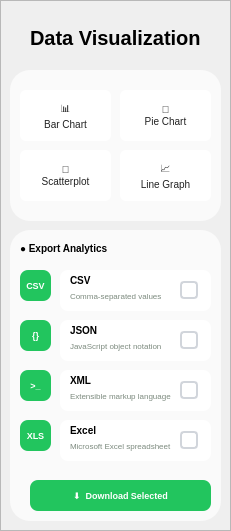
   <widget class="QFrame" name="user_frm_2">
    <property name="geometry">
     <rect>
      <x>10</x>
      <y>20</y>
      <width>231</width>
      <height>531</height>
     </rect>
    </property>
    <property name="styleSheet">
     <string notr="true">QFrame#user_frm_2 { background: white; border-radius: 16px; }</string>
    </property>
    <property name="frameShape">
     <enum>QFrame::StyledPanel</enum>
    </property>
    <property name="frameShadow">
     <enum>QFrame::Raised</enum>
    </property>
    <widget class="QFrame" name="frame_9">
     <property name="geometry">
      <rect>
       <x>10</x>
       <y>70</y>
       <width>211</width>
       <height>151</height>
      </rect>
     </property>
     <property name="styleSheet">
      <string notr="true">QFrame#frame_9 { background:#fafafa; border-radius:20px; }</string>
     </property>
     <property name="frameShape">
      <enum>QFrame::StyledPanel</enum>
     </property>
     <property name="frameShadow">
      <enum>QFrame::Raised</enum>
     </property>
     <widget class="QPushButton" name="pushButton_2">
      <property name="geometry">
       <rect>
        <x>10</x>
        <y>20</y>
        <width>91</width>
        <height>51</height>
       </rect>
      </property>
      <property name="font">
       <font>
        <pointsize>-1</pointsize>
       </font>
      </property>
      <property name="styleSheet">
       <string notr="true">
        QPushButton { background:white; border:none; border-radius:6px; font-size:10px; color:#222; }
        QPushButton:hover { background:#e8fdf0; color:#22c55e; }
        QPushButton:checked { background:#dff1e6; color:#22c55e; font-weight:bold; border:1.5px solid #22c55e; }
       </string>
      </property>
      <property name="text">
       <string>📊
Bar Chart</string>
      </property>
      <property name="checkable">
       <bool>true</bool>
      </property>
     </widget>
     <widget class="QPushButton" name="pushButton_3">
      <property name="geometry">
       <rect>
        <x>110</x>
        <y>20</y>
        <width>91</width>
        <height>51</height>
       </rect>
      </property>
      <property name="font">
       <font>
        <pointsize>-1</pointsize>
       </font>
      </property>
      <property name="styleSheet">
       <string notr="true">
        QPushButton { background:white; border:none; border-radius:6px; font-size:10px; color:#222; }
        QPushButton:hover { background:#e8fdf0; color:#22c55e; }
        QPushButton:checked { background:#dff1e6; color:#22c55e; font-weight:bold; border:1.5px solid #22c55e; }
       </string>
      </property>
      <property name="text">
       <string>🥧
Pie Chart</string>
      </property>
      <property name="checkable">
       <bool>true</bool>
      </property>
     </widget>
     <widget class="QPushButton" name="pushButton_4">
      <property name="geometry">
       <rect>
        <x>10</x>
        <y>80</y>
        <width>91</width>
        <height>51</height>
       </rect>
      </property>
      <property name="font">
       <font>
        <pointsize>-1</pointsize>
       </font>
      </property>
      <property name="styleSheet">
       <string notr="true">
        QPushButton { background:white; border:none; border-radius:6px; font-size:10px; color:#222; }
        QPushButton:hover { background:#e8fdf0; color:#22c55e; }
        QPushButton:checked { background:#dff1e6; color:#22c55e; font-weight:bold; border:1.5px solid #22c55e; }
       </string>
      </property>
      <property name="text">
       <string>🔵
Scatterplot</string>
      </property>
      <property name="checkable">
       <bool>true</bool>
      </property>
     </widget>
     <widget class="QPushButton" name="pushButton_5">
      <property name="geometry">
       <rect>
        <x>110</x>
        <y>80</y>
        <width>91</width>
        <height>51</height>
       </rect>
      </property>
      <property name="font">
       <font>
        <pointsize>-1</pointsize>
       </font>
      </property>
      <property name="styleSheet">
       <string notr="true">
        QPushButton { background:white; border:none; border-radius:6px; font-size:10px; color:#222; }
        QPushButton:hover { background:#e8fdf0; color:#22c55e; }
        QPushButton:checked { background:#dff1e6; color:#22c55e; font-weight:bold; border:1.5px solid #22c55e; }
       </string>
      </property>
      <property name="text">
       <string>📈
Line Graph</string>
      </property>
      <property name="checkable">
       <bool>true</bool>
      </property>
     </widget>
    </widget>
    <widget class="QFrame" name="frame_10">
     <property name="geometry">
      <rect>
       <x>10</x>
       <y>230</y>
       <width>211</width>
       <height>291</height>
      </rect>
     </property>
     <property name="styleSheet">
      <string notr="true">QFrame#frame_10 { background:#fafafa; border-radius:20px; }</string>
     </property>
     <property name="frameShape">
      <enum>QFrame::StyledPanel</enum>
     </property>
     <property name="frameShadow">
      <enum>QFrame::Raised</enum>
     </property>
     <widget class="QLabel" name="label_40">
      <property name="geometry">
       <rect>
        <x>10</x>
        <y>10</y>
        <width>131</width>
        <height>16</height>
       </rect>
      </property>
      <property name="font">
       <font>
        <pointsize>-1</pointsize>
        <weight>87</weight>
        <bold>true</bold>
       </font>
      </property>
      <property name="styleSheet">
       <string notr="true">QLabel { background:transparent; color:black; font-size:10px; font-weight:700; border:none; }</string>
      </property>
      <property name="text">
       <string>● Export Analytics</string>
      </property>
     </widget>
     <widget class="QLabel" name="label_42">
      <property name="geometry">
       <rect>
        <x>10</x>
        <y>40</y>
        <width>31</width>
        <height>31</height>
       </rect>
      </property>
      <property name="styleSheet">
       <string notr="true">QLabel { background:#22c55e; color:white; border-radius:8px; font-size:9px; font-weight:700; padding:4px; }</string>
      </property>
      <property name="text">
       <string>CSV</string>
      </property>
      <property name="alignment">
       <set>Qt::AlignCenter</set>
      </property>
     </widget>
     <widget class="QFrame" name="frame_11">
      <property name="geometry">
       <rect>
        <x>50</x>
        <y>40</y>
        <width>151</width>
        <height>41</height>
       </rect>
      </property>
      <property name="styleSheet">
       <string notr="true">QFrame { background:#ffffff; border:none; border-radius:8px; }</string>
      </property>
      <property name="frameShape">
       <enum>QFrame::StyledPanel</enum>
      </property>
      <property name="frameShadow">
       <enum>QFrame::Raised</enum>
      </property>
      <widget class="QLabel" name="label_41">
       <property name="geometry">
        <rect>
         <x>10</x>
         <y>2</y>
         <width>101</width>
         <height>16</height>
        </rect>
       </property>
       <property name="font">
        <font>
         <pointsize>-1</pointsize>
         <weight>87</weight>
         <bold>true</bold>
        </font>
       </property>
       <property name="styleSheet">
        <string notr="true">QLabel { background:transparent; color:black; font-size:10px; font-weight:700; border:none; }</string>
       </property>
       <property name="text">
        <string>CSV</string>
       </property>
      </widget>
      <widget class="QLabel" name="label_ex_5">
       <property name="geometry">
        <rect>
         <x>10</x>
         <y>19</y>
         <width>121</width>
         <height>14</height>
        </rect>
       </property>
       <property name="styleSheet">
        <string notr="true">QLabel { background:transparent; color:#7c8a7e; font-size:8px; border:none; }</string>
       </property>
       <property name="text">
        <string>Comma-separated values</string>
       </property>
      </widget>
      <widget class="QCheckBox" name="checkBox">
       <property name="geometry">
        <rect>
         <x>120</x>
         <y>10</y>
         <width>21</width>
         <height>21</height>
        </rect>
       </property>
       <property name="styleSheet">
        <string notr="true">
         QCheckBox::indicator { width:14px; height:14px; border-radius:4px; border:1.5px solid #d1d5db; background:white; }
         QCheckBox::indicator:checked { background:#22c55e; border-color:#22c55e; }
        </string>
       </property>
       <property name="text">
        <string/>
       </property>
      </widget>
     </widget>
     <widget class="QLabel" name="label_46">
      <property name="geometry">
       <rect>
        <x>10</x>
        <y>90</y>
        <width>31</width>
        <height>31</height>
       </rect>
      </property>
      <property name="styleSheet">
       <string notr="true">QLabel { background:#22c55e; color:white; border-radius:8px; font-size:9px; font-weight:700; }</string>
      </property>
      <property name="text">
       <string>{}</string>
      </property>
      <property name="alignment">
       <set>Qt::AlignCenter</set>
      </property>
     </widget>
     <widget class="QFrame" name="frame_12">
      <property name="geometry">
       <rect>
        <x>50</x>
        <y>90</y>
        <width>151</width>
        <height>41</height>
       </rect>
      </property>
      <property name="styleSheet">
       <string notr="true">QFrame { background:#ffffff; border:none; border-radius:8px; }</string>
      </property>
      <property name="frameShape">
       <enum>QFrame::StyledPanel</enum>
      </property>
      <property name="frameShadow">
       <enum>QFrame::Raised</enum>
      </property>
      <widget class="QLabel" name="label_43">
       <property name="geometry">
        <rect>
         <x>10</x>
         <y>2</y>
         <width>101</width>
         <height>16</height>
        </rect>
       </property>
       <property name="font">
        <font>
         <pointsize>-1</pointsize>
         <weight>87</weight>
         <bold>true</bold>
        </font>
       </property>
       <property name="styleSheet">
        <string notr="true">QLabel { background:transparent; color:black; font-size:10px; font-weight:700; border:none; }</string>
       </property>
       <property name="text">
        <string>JSON</string>
       </property>
      </widget>
      <widget class="QLabel" name="label_ex_6">
       <property name="geometry">
        <rect>
         <x>10</x>
         <y>19</y>
         <width>131</width>
         <height>14</height>
        </rect>
       </property>
       <property name="styleSheet">
        <string notr="true">QLabel { background:transparent; color:#7c8a7e; font-size:8px; border:none; }</string>
       </property>
       <property name="text">
        <string>JavaScript object notation</string>
       </property>
      </widget>
      <widget class="QCheckBox" name="checkBox_2">
       <property name="geometry">
        <rect>
         <x>120</x>
         <y>10</y>
         <width>21</width>
         <height>21</height>
        </rect>
       </property>
       <property name="styleSheet">
        <string notr="true">
         QCheckBox::indicator { width:14px; height:14px; border-radius:4px; border:1.5px solid #d1d5db; background:white; }
         QCheckBox::indicator:checked { background:#22c55e; border-color:#22c55e; }
        </string>
       </property>
       <property name="text">
        <string/>
       </property>
      </widget>
     </widget>
     <widget class="QLabel" name="label_47">
      <property name="geometry">
       <rect>
        <x>10</x>
        <y>140</y>
        <width>31</width>
        <height>31</height>
       </rect>
      </property>
      <property name="styleSheet">
       <string notr="true">QLabel { background:#22c55e; color:white; border-radius:8px; font-size:9px; font-weight:700; }</string>
      </property>
      <property name="text">
       <string>&gt;_</string>
      </property>
      <property name="alignment">
       <set>Qt::AlignCenter</set>
      </property>
     </widget>
     <widget class="QFrame" name="frame_13">
      <property name="geometry">
       <rect>
        <x>50</x>
        <y>140</y>
        <width>151</width>
        <height>41</height>
       </rect>
      </property>
      <property name="styleSheet">
       <string notr="true">QFrame { background:#ffffff; border:none; border-radius:8px; }</string>
      </property>
      <property name="frameShape">
       <enum>QFrame::StyledPanel</enum>
      </property>
      <property name="frameShadow">
       <enum>QFrame::Raised</enum>
      </property>
      <widget class="QLabel" name="label_44">
       <property name="geometry">
        <rect>
         <x>10</x>
         <y>2</y>
         <width>101</width>
         <height>16</height>
        </rect>
       </property>
       <property name="font">
        <font>
         <pointsize>-1</pointsize>
         <weight>87</weight>
         <bold>true</bold>
        </font>
       </property>
       <property name="styleSheet">
        <string notr="true">QLabel { background:transparent; color:black; font-size:10px; font-weight:700; border:none; }</string>
       </property>
       <property name="text">
        <string>XML</string>
       </property>
      </widget>
      <widget class="QLabel" name="label_ex_7">
       <property name="geometry">
        <rect>
         <x>10</x>
         <y>19</y>
         <width>131</width>
         <height>14</height>
        </rect>
       </property>
       <property name="styleSheet">
        <string notr="true">QLabel { background:transparent; color:#7c8a7e; font-size:8px; border:none; }</string>
       </property>
       <property name="text">
        <string>Extensible markup language</string>
       </property>
      </widget>
      <widget class="QCheckBox" name="checkBox_3">
       <property name="geometry">
        <rect>
         <x>120</x>
         <y>10</y>
         <width>21</width>
         <height>21</height>
        </rect>
       </property>
       <property name="styleSheet">
        <string notr="true">
         QCheckBox::indicator { width:14px; height:14px; border-radius:4px; border:1.5px solid #d1d5db; background:white; }
         QCheckBox::indicator:checked { background:#22c55e; border-color:#22c55e; }
        </string>
       </property>
       <property name="text">
        <string/>
       </property>
      </widget>
     </widget>
     <widget class="QLabel" name="label_48">
      <property name="geometry">
       <rect>
        <x>10</x>
        <y>190</y>
        <width>31</width>
        <height>31</height>
       </rect>
      </property>
      <property name="styleSheet">
       <string notr="true">QLabel { background:#22c55e; color:white; border-radius:8px; font-size:9px; font-weight:700; }</string>
      </property>
      <property name="text">
       <string>XLS</string>
      </property>
      <property name="alignment">
       <set>Qt::AlignCenter</set>
      </property>
     </widget>
     <widget class="QFrame" name="frame_14">
      <property name="geometry">
       <rect>
        <x>50</x>
        <y>190</y>
        <width>151</width>
        <height>41</height>
       </rect>
      </property>
      <property name="styleSheet">
       <string notr="true">QFrame { background:#ffffff; border:none; border-radius:8px; }</string>
      </property>
      <property name="frameShape">
       <enum>QFrame::StyledPanel</enum>
      </property>
      <property name="frameShadow">
       <enum>QFrame::Raised</enum>
      </property>
      <widget class="QLabel" name="label_45">
       <property name="geometry">
        <rect>
         <x>10</x>
         <y>2</y>
         <width>101</width>
         <height>16</height>
        </rect>
       </property>
       <property name="font">
        <font>
         <pointsize>-1</pointsize>
         <weight>87</weight>
         <bold>true</bold>
        </font>
       </property>
       <property name="styleSheet">
        <string notr="true">QLabel { background:transparent; color:black; font-size:10px; font-weight:700; border:none; }</string>
       </property>
       <property name="text">
        <string>Excel</string>
       </property>
      </widget>
      <widget class="QLabel" name="label_ex_8">
       <property name="geometry">
        <rect>
         <x>10</x>
         <y>19</y>
         <width>131</width>
         <height>14</height>
        </rect>
       </property>
       <property name="styleSheet">
        <string notr="true">QLabel { background:transparent; color:#7c8a7e; font-size:8px; border:none; }</string>
       </property>
       <property name="text">
        <string>Microsoft Excel spreadsheet</string>
       </property>
      </widget>
      <widget class="QCheckBox" name="checkBox_4">
       <property name="geometry">
        <rect>
         <x>120</x>
         <y>10</y>
         <width>21</width>
         <height>21</height>
        </rect>
       </property>
       <property name="styleSheet">
        <string notr="true">
         QCheckBox::indicator { width:14px; height:14px; border-radius:4px; border:1.5px solid #d1d5db; background:white; }
         QCheckBox::indicator:checked { background:#22c55e; border-color:#22c55e; }
        </string>
       </property>
       <property name="text">
        <string/>
       </property>
      </widget>
     </widget>
     <widget class="QPushButton" name="button_continue_2">
      <property name="geometry">
       <rect>
        <x>20</x>
        <y>250</y>
        <width>181</width>
        <height>31</height>
       </rect>
      </property>
      <property name="font">
       <font>
        <pointsize>-1</pointsize>
        <weight>87</weight>
        <bold>true</bold>
       </font>
      </property>
      <property name="styleSheet">
       <string notr="true">
        QPushButton { background:#22c55e; border-radius:8px; color:white; font-size:9px; font-weight:700; }
        QPushButton:hover { background:#16a34a; }
        QPushButton:pressed { background:#15803d; }
       </string>
      </property>
      <property name="text">
       <string>⬇  Download Selected</string>
      </property>
     </widget>
     <widget class="QLabel" name="noti_dowload">
      <property name="geometry">
       <rect>
        <x>20</x>
        <y>230</y>
        <width>185</width>
        <height>16</height>
       </rect>
      </property>
      <property name="styleSheet">
       <string notr="true">QLabel{color:#e53935;font-size:11px;background:transparent;border:none;}</string>
      </property>
      <property name="text">
       <string/>
      </property>
      <property name="alignment">
       <set>Qt::AlignRight|Qt::AlignTrailing|Qt::AlignVCenter</set>
      </property>
     </widget>
    </widget>
    <widget class="QLabel" name="label_39">
     <property name="geometry">
      <rect>
       <x>30</x>
       <y>30</y>
       <width>181</width>
       <height>16</height>
      </rect>
     </property>
     <property name="font">
      <font>
       <pointsize>-1</pointsize>
       <weight>87</weight>
       <bold>true</bold>
      </font>
     </property>
     <property name="styleSheet">
      <string notr="true">QLabel { background:transparent; color:black; font-size:20px; font-weight:700; border:none; }</string>
     </property>
     <property name="text">
      <string>Data Visualization</string>
     </property>
    </widget>
   </widget>
